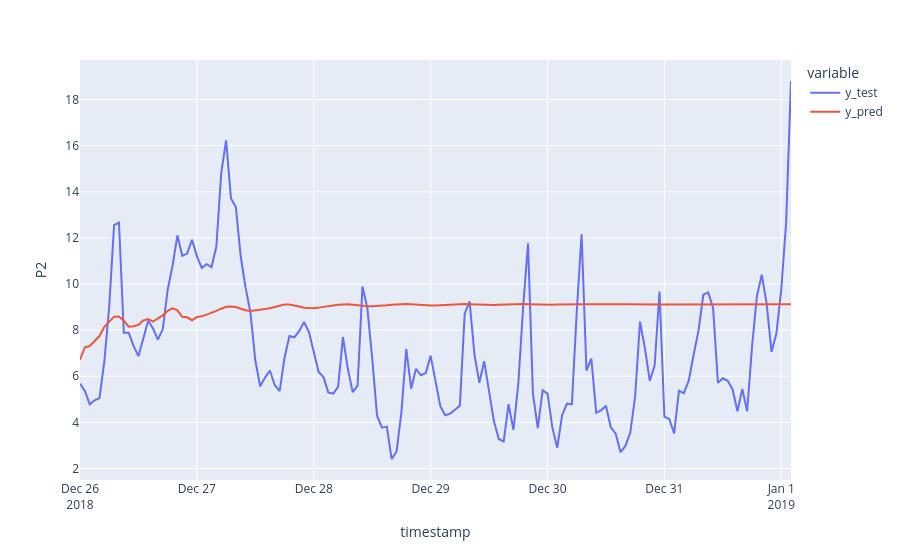

This figure's notebook cell:
### Code cell
# Plot out
df_pred_test = pd.DataFrame(
    {"y_test": y_test, "y_pred": y_pred_test}, index=y_test.index
)
fig = px.line(df_pred_test, labels={"value": "P2"})
fig.show()
# A pretty ugly model

### Figure 1 — Plotly figure (JSON) as saved in the notebook; plotly's stock layout.template omitted (floating-point values rounded to 4 significant figures; data arrays with more than 128 entries replaced by an {"elided": "..."} marker saying what was removed)
{"data": [{"hovertemplate": "variable=y_test<br>timestamp=%{x}<br>P2=%{y}<extra></extra>", "legendgroup": "y_test", "line": {"color": "#636efa", "dash": "solid"}, "marker": {"symbol": "circle"}, "mode": "lines", "name": "y_test", "orientation": "v", "showlegend": true, "type": "scatter", "x": {"elided": "147 str values"}, "xaxis": "x", "y": {"elided": "147 float values"}, "yaxis": "y"}, {"hovertemplate": "variable=y_pred<br>timestamp=%{x}<br>P2=%{y}<extra></extra>", "legendgroup": "y_pred", "line": {"color": "#EF553B", "dash": "solid"}, "marker": {"symbol": "circle"}, "mode": "lines", "name": "y_pred", "orientation": "v", "showlegend": true, "type": "scatter", "x": {"elided": "147 str values"}, "xaxis": "x", "y": {"elided": "147 float values"}, "yaxis": "y"}], "layout": {"legend": {"title": {"text": "variable"}, "tracegroupgap": 0}, "margin": {"t": 60}, "xaxis": {"anchor": "y", "domain": [0, 1], "title": {"text": "timestamp"}}, "yaxis": {"anchor": "x", "domain": [0, 1], "title": {"text": "P2"}}}}
